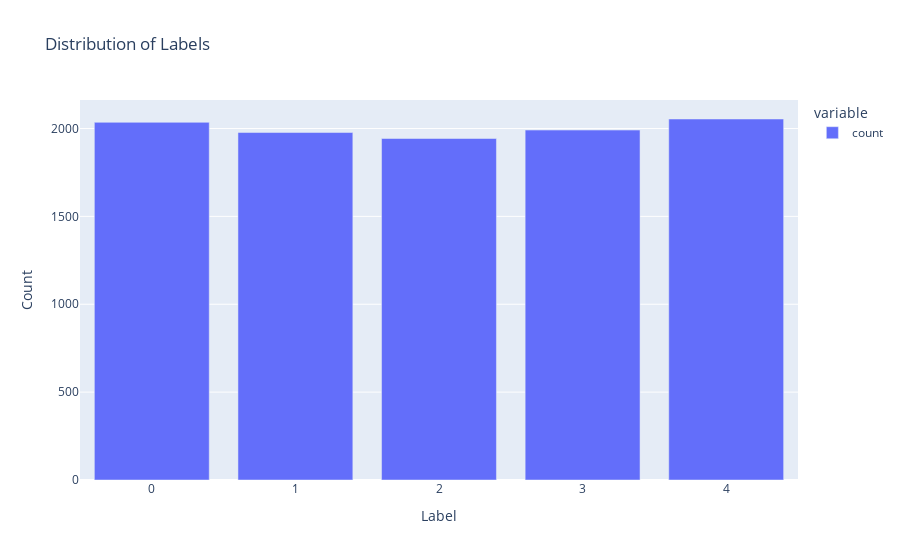

Notebook code for this chart:
### Code cell
# Distribution of labels
logger.info("\nDistribution of labels in the training dataset:")
logger.info(f"\n{train_df['label'].value_counts().sort_index()}")

# Plot of label distribution using Plotly
label_distribution = train_df['label'].value_counts().sort_index()
fig = px.bar(label_distribution, title='Distribution of Labels')
fig.update_layout(
    xaxis_title='Label',
    yaxis_title='Count',
    xaxis=dict(tickmode='linear')
)
fig.show()

### Figure 1 — Plotly figure (JSON) as saved in the notebook; plotly's stock layout.template omitted (floating-point values rounded to 4 significant figures)
{"data": [{"alignmentgroup": "True", "hovertemplate": "variable=count<br>label=%{x}<br>value=%{y}<extra></extra>", "legendgroup": "count", "marker": {"color": "#636efa", "pattern": {"shape": ""}}, "name": "count", "offsetgroup": "count", "orientation": "v", "showlegend": true, "textposition": "auto", "type": "bar", "x": [0, 1, 2, 3, 4], "xaxis": "x", "y": [2035, 1977, 1943, 1991, 2054], "yaxis": "y"}], "layout": {"barmode": "relative", "legend": {"title": {"text": "variable"}, "tracegroupgap": 0}, "title": {"text": "Distribution of Labels"}, "xaxis": {"anchor": "y", "domain": [0, 1], "tickmode": "linear", "title": {"text": "Label"}}, "yaxis": {"anchor": "x", "domain": [0, 1], "title": {"text": "Count"}}}}
